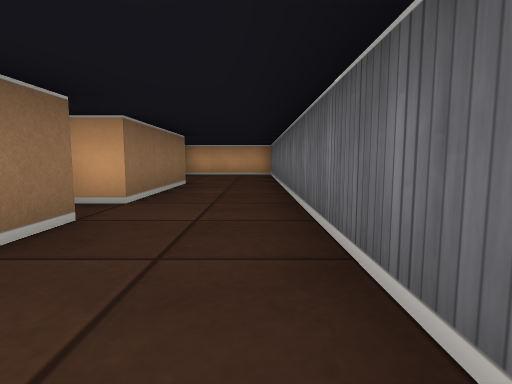
view 1 (above)

13 first-person views from a walk through a cub3D ray-caster map. The camera is about half as high as the walls, tilts 6° down and sees 80° across. The floor is counted in squares. Each view is taken from the middle of a square. On the plan, view 1 faces up. The plan holds only what a view shows up to about 9 squares ahead; the rest is blank.

view 2
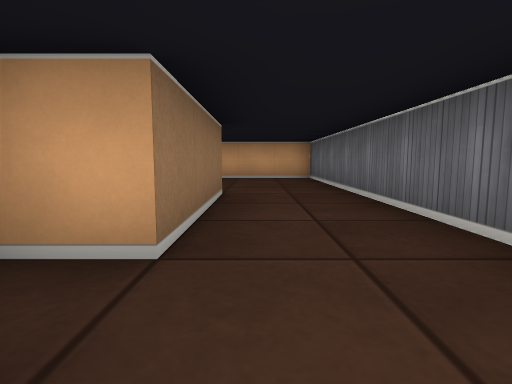

view 3
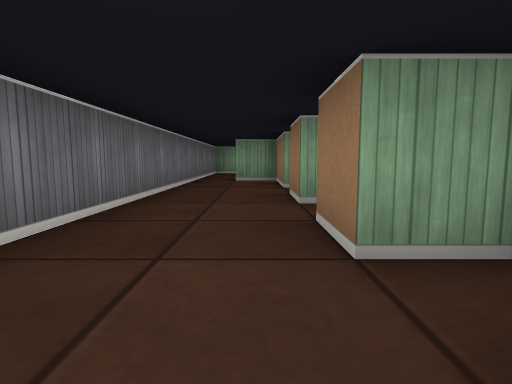

view 4
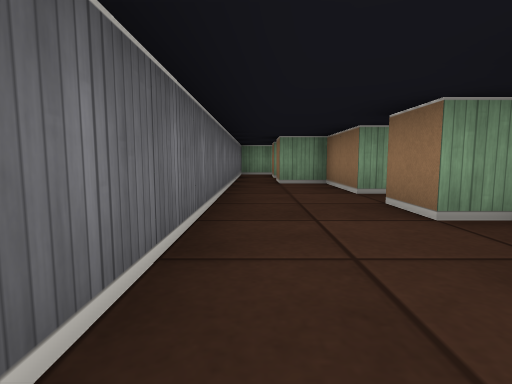

view 5
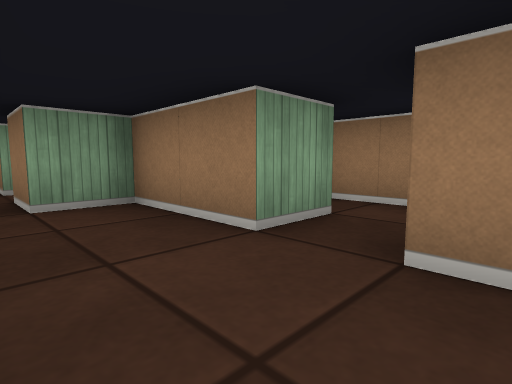

view 6
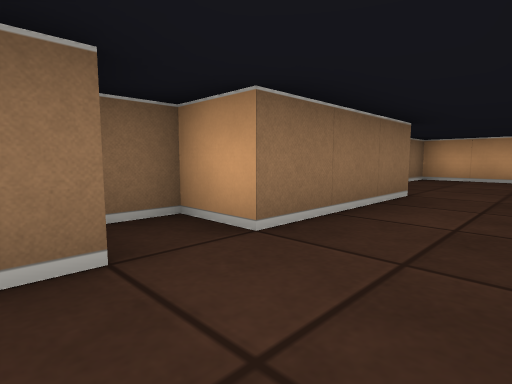

view 7
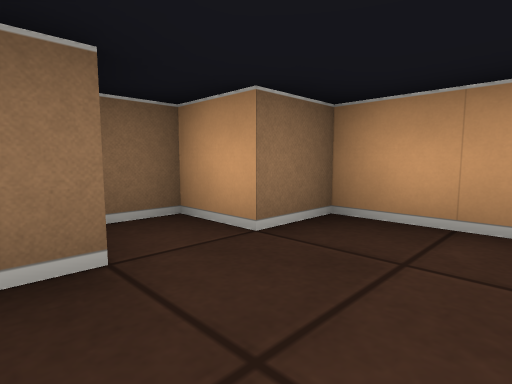

view 8
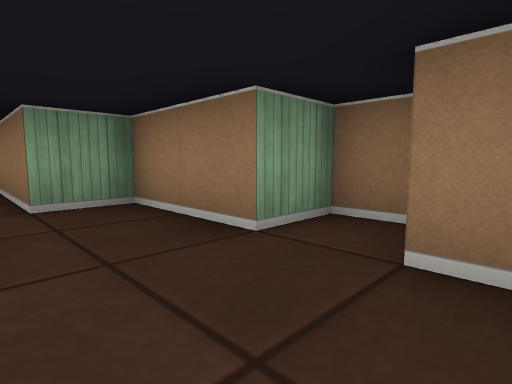

view 9
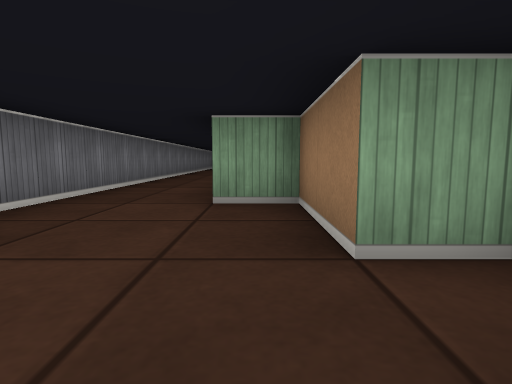

view 10
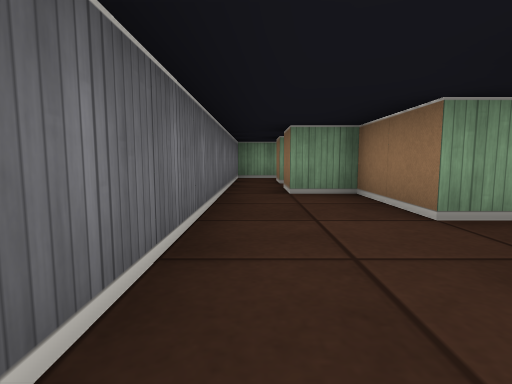

view 11
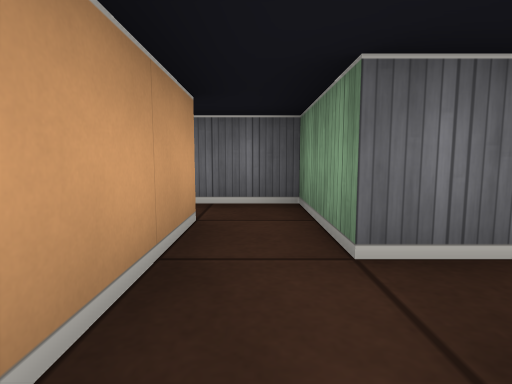

view 12
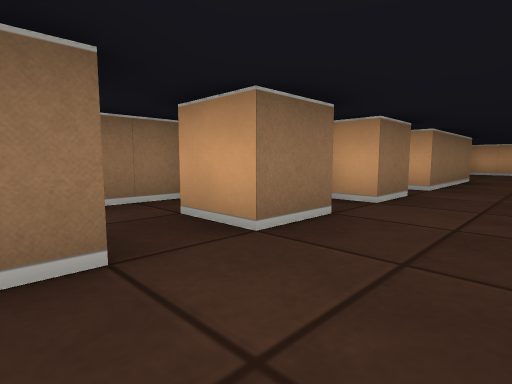

view 13
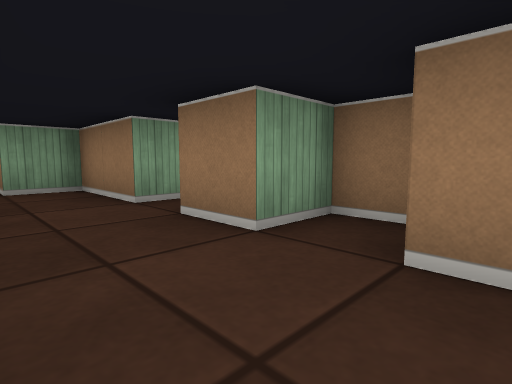

### Floor plan
Points are (right, up) in squares from view 1. A wall is a line through its corners. A room is listed if a view was taken in it or the views show most of it. See-through windows are left out.
Room 1 (views 1, 2, 3, 4, 5, 6, 7, 8, 9, 10, 12, 13)
walls: (-2.5, 1.2) (-2.5, 0.5) (-1.5, 0.5) (-1.5, -0.5) (-2.5, -0.5); (-3.5, 0.1) (-3.5, -2.1); (-2.6, -1.5) (-1.5, -1.5) (-1.5, -3.5) (-0.5, -3.5) (-0.5, -4.5); (0.5, -5.5) (0.5, 10.5) (-2.5, 10.5) (-2.5, 9.5) (-3.5, 9.5) (-3.5, 8.5) (-2.5, 8.5) (-2.5, 6.5) (-1.5, 6.5) (-1.5, 3.5) (-2.5, 3.5) (-2.5, 2.5) (-1.5, 2.5) (-1.5, 1.5) (-2.1, 1.5)
ways out: opening at (0, -6) to room 3
Room 2 (view 11)
walls: (-1.5, -6.5) (-2.5, -6.5)
ways out: opening at (-1, -7) to room 3; opening at (-2, -8)
Room 3 (no view inside)
walls: (-1.5, -7.5) (0.5, -7.5) (0.5, -5.5); (-0.5, -5.5) (-0.5, -6.5) (-1.5, -6.5)
ways out: opening at (0, -6) to room 1; opening at (-1, -7) to room 2

Where each view was taken, in squares from view 1:
view 1: 0 up, 0 right, facing up
view 2: 2 up, 1 left, facing up
view 3: 4 up, 1 left, facing down
view 4: 3 up, 0 right, facing down
view 5: 0 up, 0 right, facing down-left
view 6: 2 up, 0 right, facing up-left
view 7: 8 up, 1 left, facing up-left
view 8: 10 up, 1 left, facing down-left
view 9: 10 up, 2 left, facing down
view 10: 1 up, 0 right, facing down
view 11: 7 down, 3 left, facing right
view 12: 2 down, 0 right, facing up-left
view 13: 2 up, 0 right, facing down-left
